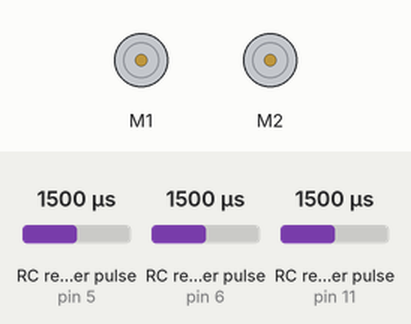
A sketch run on a simulated Arduino Uno, built for the host (arithmetic inside an expression is 32-bit, double 64-bit). Shown: 2 × DC motor (green arrow = forward, orange = backward, longer = faster). Wiring (inferred from the names in the program): 3 × RC receiver channel: data pin 5 / data pin 6 / data pin 11. The inputs (shaded band) are chosen by the test bench; at power-on: RC receiver pulse (sensors on pin 5, pin 6, pin 11) 1500 µs.

Above: at 1.2 s.
1.3 s: RC receiver pulse (sensor on pin 5) set to 1020 µs
At 3.4 s:
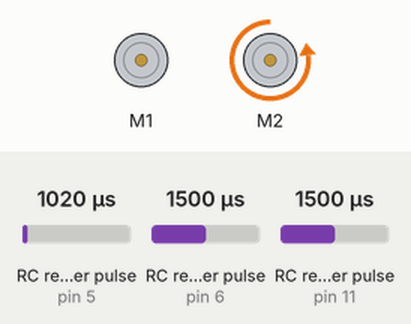
3.7 s: RC receiver pulse (sensor on pin 6) set to 1020 µs
At 5.4 s:
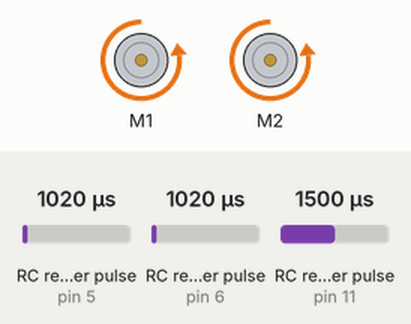
6.0 s: RC receiver pulse (sensor on pin 5) set to 1250 µs
At 7.4 s:
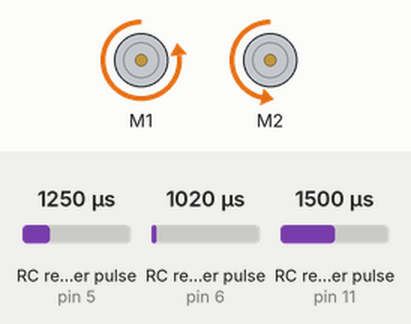
8.2 s: RC receiver pulse (sensor on pin 6) set to 1250 µs
At 9.3 s:
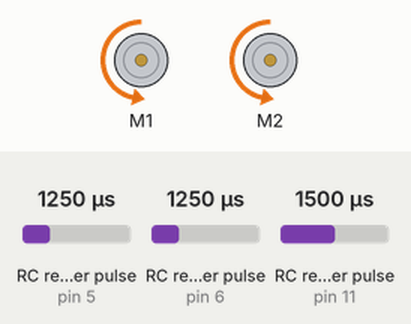
10.4 s: RC receiver pulse (sensor on pin 5) set to 1500 µs
At 12.4 s:
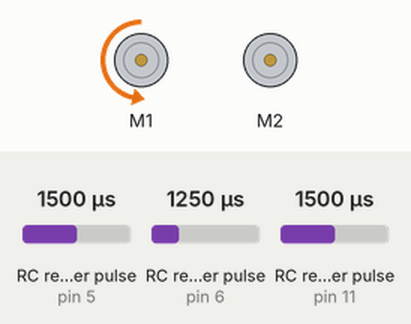
12.7 s: RC receiver pulse (sensor on pin 6) set to 1750 µs
At 14.4 s:
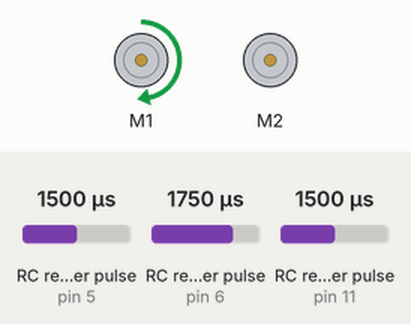
Timing chart, 0 to 15.9 s (numbered marks = the images above; inputs shaded):
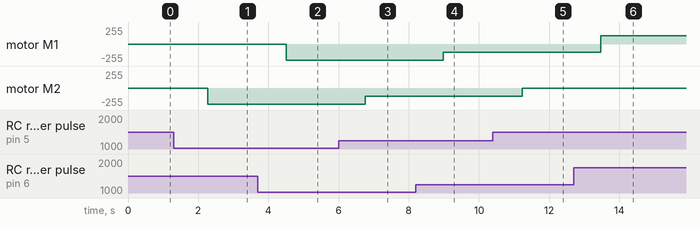

The sketch:

updatedmotorcontrol.ino
```cpp
#include <SabertoothSimplified.h>

SabertoothSimplified ST;

#define CH2 5
#define CH3 6
#define CH6 11
#define BIAS 20

int ch2Value = 0;
int ch3Value = 0;
bool ch6Value = 0;
String myCmd;

int readChannel(int channelInput, int minLimit, int maxLimit, int defaultValue){
  int ch = pulseIn(channelInput, HIGH, 30000);
  if (ch < 100) return defaultValue;
  return (int) map(ch, 1000, 2000, minLimit, maxLimit);
}

bool readSwitch(byte channelInput, bool defaultValue){
  int intDefaultValue = (defaultValue)? 100: 0;
  int ch = readChannel(channelInput, 0, 100, intDefaultValue);
  return (ch > 50);
}

void setup(){
   SabertoothTXPinSerial.begin(9600);
//  Serial.begin(115200);

  pinMode(CH2, INPUT);
  pinMode(CH3, INPUT);
  pinMode(CH6, INPUT);
  ST.motor(1, 0);
  ST.motor(2, 0);
}

void loop() {
  ch2Value = (int) readChannel(CH2, -126, 126, 0);
  ch3Value = (int) readChannel(CH3, -126, 126, 0);
  ch6Value = readSwitch(CH6, false);

  // Output the values to the Serial Monitor
 // Serial.print("\n ");
 // Serial.print("Ch2: ");
 // Serial.print(ch2Value);
 // Serial.print(" | Ch3: ");
 // Serial.print(ch3Value);
 // Serial.print(" | Ch6: ");
 // Serial.print(ch6Value);


  // Drive the motors based on the channel values
  if (abs(ch3Value) >= BIAS) {
    ST.motor(1, ch3Value);
  //  Serial.print(" | Motor 1 power: ");
  //  Serial.print(ch3Value);
  } else {
    ST.motor(1, 0);
 //   Serial.print(" | Motor 1 power: 0");
  }

  if (abs(ch2Value) >= BIAS) {
    ST.motor(2, ch2Value);
  //  Serial.print(" | Motor 2 power: ");
   // Serial.print(ch2Value);
  } else {
    ST.motor(2, 0);
//    Serial.print(" | Motor 2 power: 0");
  }

  myCmd=Serial.readStringUntil('\r');
  if (myCmd == "Turn right") {
    ch2Value=50;
   // ST.motor(1, 50);
  }
  if (myCmd == "Turn left") {
    ch3Value=50;
   // ST.motor(2, 50);
  }

//  Serial.println(); // Print a new line to improve readability

  delay(100);
}
```

Measured:
- after the input at 1.3 s, motor M2: stopped → backward 242/255 after 0.97 s
- after the input at 3.7 s, motor M1: stopped → backward 242/255 after 0.81 s
- after the input at 6.0 s, motor M2: backward 242/255 → backward 126/255 after 0.75 s
- after the input at 8.2 s, motor M1: backward 242/255 → backward 126/255 after 0.79 s
- after the input at 10.4 s, motor M2: backward 126/255 → stopped after 0.83 s
- after the input at 12.7 s, motor M1: backward 126/255 → forward 126/255 after 0.77 s
